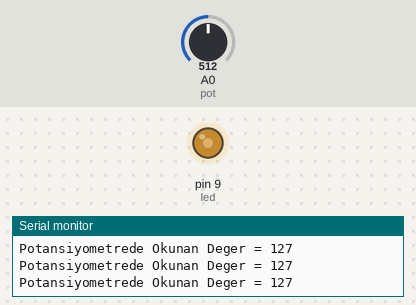
A sketch run on a simulated Arduino Uno, built with avr-gcc and run on an emulated ATmega328P. On the bench: output pins drawn as LEDs (lit = HIGH), the last lines printed to the serial monitor. Inputs (shaded band) come from the test bench; at power-on: A0 (pot) = 512.

Above: at 1.2 s.
1.3 s: A0 (pot) set to 415
At 1.8 s:
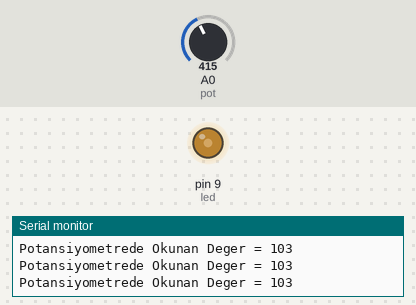
4.3 s: A0 (pot) set to 385
At 5.3 s:
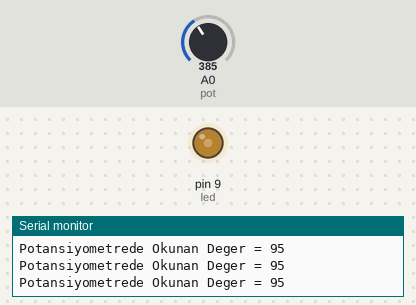
7.3 s: A0 (pot) set to 716
At 8.5 s:
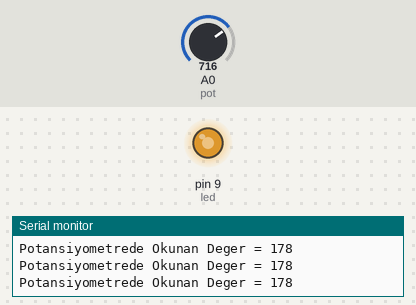
8.8 s: A0 (pot) set to 0
At 9.7 s:
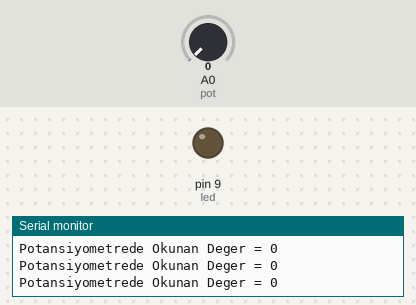
10.3 s: A0 (pot) set to 35
At 10.6 s:
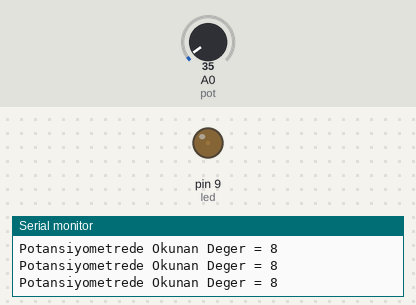
11.8 s: A0 (pot) set to 43
At 12.7 s:
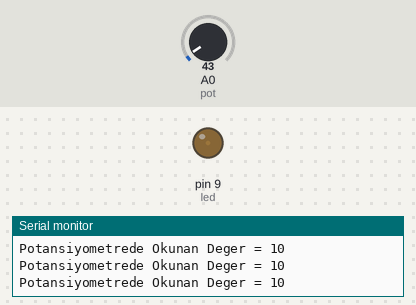
Timing chart, 0 to 14.8 s (numbered marks = the images above; inputs shaded):
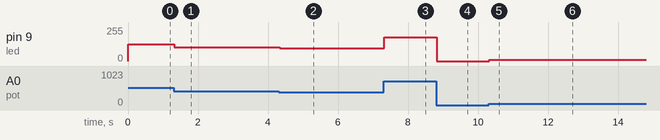

Measured:
- after the input at 1.3 s, pin 9 (led): 127/255 → 103/255 at once
- after the input at 4.3 s, pin 9 (led): 103/255 → 95/255 at once
- after the input at 7.3 s, pin 9 (led): 95/255 → 178/255 at once
- after the input at 8.8 s, pin 9 (led): 178/255 → 0/255 at once
- after the input at 10.3 s, pin 9 (led): 0/255 → 8/255 at once
- after the input at 11.8 s, pin 9 (led): 8/255 → 10/255 at once

The sketch:

parlakligi_ayarlanabilir_isik.ino
```cpp
int pot = A0;
int potDeger;
int led = 9;

void setup()
{
  pinMode(led,OUTPUT);
  Serial.begin(9600);
}

void loop()
{
  potDeger = analogRead(pot);
  potDeger = map(potDeger, 0, 1023, 0, 255);
  analogWrite(led, potDeger);
  Serial.print("Potansiyometrede Okunan Deger = ");
  Serial.println(potDeger);
  delay(10);

}
```
